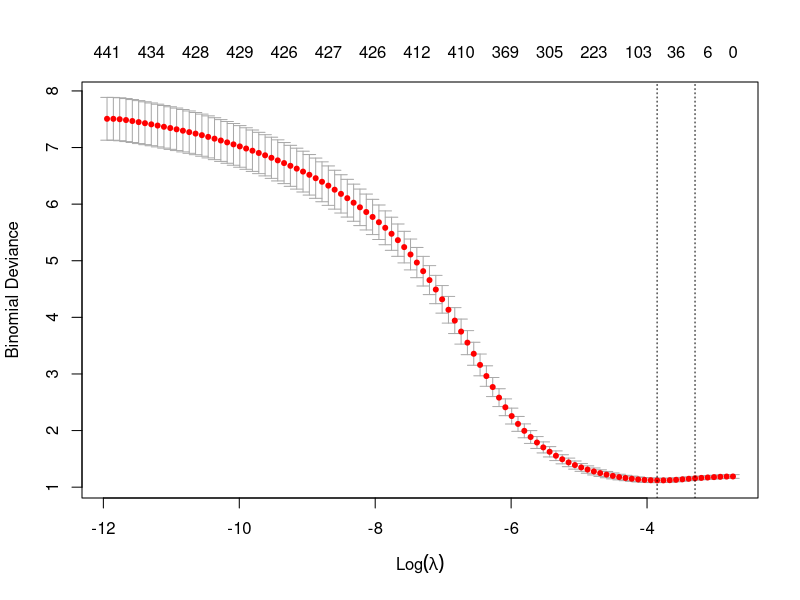

The R script that drew this image:
# CODE0903
rm(list=ls()) # CLEAR WORKSPACE
library(glmnet)
set.seed(30337)
va<-0.3
#va <- 1
p<-0.25
#p <- 0.5
mu <- qnorm(p)
ve <- 1
nindiv<-2000
nloci<-20
nmarker<-500
be<-matrix(data=0.0,nrow=nmarker,ncol=1) # parameter true model
IDq<-sample(1:nmarker,nloci,replace=F) # choose nloci as QTL
WT<-matrix(nrow=nindiv,ncol= nmarker,
           rbinom(n=nindiv*nmarker,size=2,p=.5))
XT<-matrix(data=NA,nrow=nindiv,ncol=nmarker) # NO INTERCEPT
XTi<-matrix(data=NA,nrow=nindiv,ncol=nmarker+1) # INTERCEPT
# CENTER MARKER MATRIX
cm<-colMeans(WT)
for (i in 1:nmarker)
{
  XT[,i]<-(WT[,i]-cm[i])
}
meanXT <- apply(XT,2,mean)
varXT<-apply(XT,2,var)
# Compute 2*Sum(p(1-p)); Sum over nqtl QTL:
sumvar<-sum(varXT[IDq]) 
QTLeff<-sqrt(va/sumvar) # QTL effect 
#    so that genetic variance is VA
be[IDq] <- QTLeff # QTL EFFECT
xb<-XT%*%be
p1 <- pnorm(mu+xb) # PROBIT MODEL
be[IDq]<-QTLeff # TRUE MARKER EFFECT = QTLeff; REST ARE ZERO
var(XT%*%be)
y<-rep(0,nindiv)
y <- rbinom(nindiv,1,p1)
mean(y)
################################################################
# FITTING FULL MODEL AND LASSO WITH GLMNET
set.seed(3337)
#library(glmnet)

train=sample(1:nrow(XTi),nrow(XTi)/2)
test=(-train)
y.test=y[test]
y.train<-y[train]
# ********** FIT GLMNET TO FIND THE BEST LAMBDA ***************
# STEP 1
cv.out=cv.glmnet(
  XT[train,],y[train],alpha=1,standardize=TRUE,family="binomial")
plot(cv.out)
bestlam=cv.out$lambda.min
length(which(as.vector(coef(cv.out,s=bestlam))!=0))

# STEP 2

fm.pred0=predict(
  cv.out,s=0,newx=XT[test,],family="binomial",type="class")
fm.pred=predict(
  cv.out,s=bestlam,newx=XT[test,],family="binomial",type="class")


mean((as.numeric(fm.pred)-y.test)^2) # VALIDATION MSE: LASSO

mean((as.numeric(fm.pred0)-y.test)^2) # VALIDATION MSE: FULL MODEL

# ERROR RATE OF NULL MODEL: y = mu + e
pnull<-mean(y.test)
pnull
ynull<-rep(0,length(y.test))
if(pnull > 0.5){ynull<-1}
mean((ynull-y.test)^2) # VALIDATION MSE BASED ON NULL MODEL
########################################################################
# GENERATING ROC CURVES
#install.packages("pROC", .libPaths()[1])
library(pROC)
set.seed(420)
par(pty="s") # GENERATES "PRETTY" FIGURES

fm.pred=predict(
  cv.out,s=bestlam,newx=XT[test,],family="binomial",type="response")
fm.pred0=predict(
  cv.out,s=0,newx=XT[test,],family="binomial",type="response")
pred<-as.numeric(fm.pred)
pred0<-as.numeric(fm.pred0)
roc.info<-roc(y.test, pred,plot=FALSE,legacy.axes=TRUE) # LASSO
# FULL MODEL:
roc.info0<-roc(y.test, pred0,plot=FALSE,legacy.axes=TRUE) 


s <-roc(y.test, pred,plot=FALSE,legacy.axes=TRUE,percent=TRUE,
        xlab="False Positive Percentage",ylab="True Positive Percentage",
        col="blue",print.auc=TRUE,cex.lab=1.3)

# CREATA DATA FRAME TO BE USED IN THE NEXT CODE
# THAT CONTAINS TPOS, FPOS FOR THE COMPLETE RANGE
# OF THRESHOLDS t
roc.df<-data.frame(tpos=roc.info$sensitivities*100,
                   fpos=(1-roc.info$specificities)*100,
                   thresholds=roc.info$thresholds)
roc.df0<-data.frame(tpos0=roc.info0$sensitivities*100,
                    fpos0=(1-roc.info0$specificities)*100,
                    thresholds0=roc.info0$thresholds)
head(roc.df)
f50<-roc.df[min(which(roc.df$thresholds > 0.49995)),]
f50_0<-roc.df0[min(which(roc.df0$thresholds > 0.49995)),]
par(pty="m")
f50
mean(y.test)
#########################################################################
# COMPUTE AUC BY NUMERICAL INTEGRATION
tpos <- roc.df$tpos/100
fpos <- roc.df$fpos/100
n<-length(tpos)
sum((tpos[-1]+tpos[-n])/2*(fpos[-n]-fpos[-1]))

# OR AS A FUNCTION
auc <- function(fpos,tpos){
  n <- length(tpos)
  abs(sum((tpos[-1]+tpos[-n])/2*(fpos[-n]-fpos[-1])))
}
with(roc.df,auc(fpos/100,tpos/100)) # AUC FOR LASSO
with(roc.df0,auc(
  fpos0/100,tpos0/100)) # AUC FULL MODEL: glmnet: LAMBDA=0
